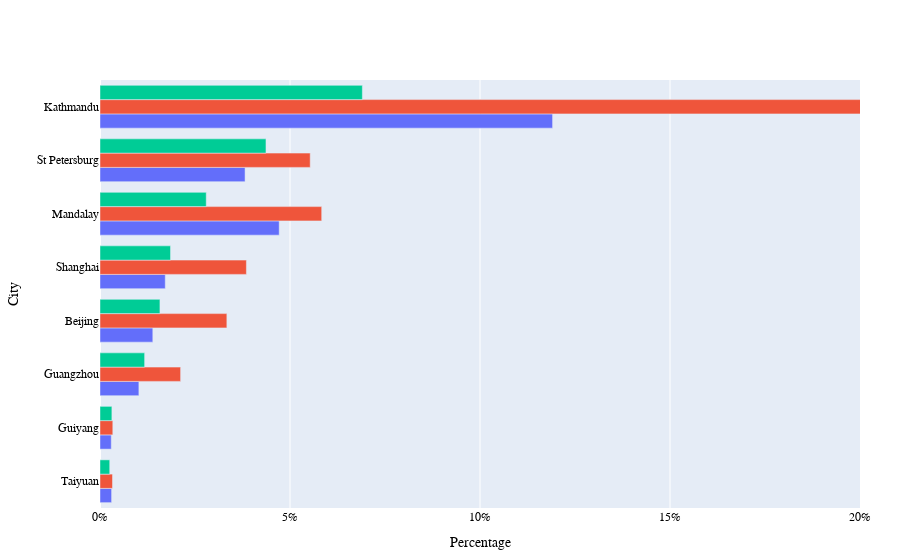

Write notebook code for a chart like this one.
### Code cell
city = city_inputs['city_name']
country = city_inputs['country_name']
try:
    oxford_full = pd.read_csv(global_inputs['oxford_global_source'])
    if city in oxford_full['Location'].values:
        create_national_shares_plot()
    else:
        print("City is not in oxford economics")
except Exception as e:
    print(f"An error occurred: {e}")

### Figure 1 — Plotly figure (JSON) as saved in the notebook; plotly's stock layout.template omitted (floating-point values rounded to 4 significant figures)
{"data": [{"alignmentgroup": "True", "hovertemplate": "Indicator=Population Share<br>Percentage=%{x}<br>City=%{y}<extra></extra>", "legendgroup": "Population Share", "marker": {"color": "#636efa", "pattern": {"shape": ""}}, "name": "Population Share", "offsetgroup": "Population Share", "orientation": "h", "showlegend": true, "textposition": "auto", "type": "bar", "x": [0.1191, 0.04716, 0.03817, 0.01717, 0.0139, 0.01023, 0.003051, 0.002962], "xaxis": "x", "y": ["Kathmandu", "Mandalay", "St Petersburg", "Shanghai", "Beijing", "Guangzhou", "Taiyuan", "Guiyang"], "yaxis": "y"}, {"alignmentgroup": "True", "hovertemplate": "Indicator=GDP Share<br>Percentage=%{x}<br>City=%{y}<extra></extra>", "legendgroup": "GDP Share", "marker": {"color": "#EF553B", "pattern": {"shape": ""}}, "name": "GDP Share", "offsetgroup": "GDP Share", "orientation": "h", "showlegend": true, "textposition": "auto", "type": "bar", "x": [0.2013, 0.05834, 0.05532, 0.03853, 0.03338, 0.02121, 0.003286, 0.003369], "xaxis": "x", "y": ["Kathmandu", "Mandalay", "St Petersburg", "Shanghai", "Beijing", "Guangzhou", "Taiyuan", "Guiyang"], "yaxis": "y"}, {"alignmentgroup": "True", "hovertemplate": "Indicator=Employment Share<br>Percentage=%{x}<br>City=%{y}<extra></extra>", "legendgroup": "Employment Share", "marker": {"color": "#00cc96", "pattern": {"shape": ""}}, "name": "Employment Share", "offsetgroup": "Employment Share", "orientation": "h", "showlegend": true, "textposition": "auto", "type": "bar", "x": [0.06904, 0.02796, 0.04368, 0.01856, 0.01577, 0.01175, 0.002559, 0.003127], "xaxis": "x", "y": ["Kathmandu", "Mandalay", "St Petersburg", "Shanghai", "Beijing", "Guangzhou", "Taiyuan", "Guiyang"], "yaxis": "y"}], "layout": {"autosize": true, "barmode": "group", "legend": {"title": {"text": "Indicator"}, "tracegroupgap": 0}, "margin": {"b": 40, "l": 40, "r": 40, "t": 80}, "showlegend": false, "title": {"font": {"color": "black", "family": "Arial", "size": 20}}, "xaxis": {"anchor": "y", "domain": [0, 1], "dtick": 0.05, "range": [0, 0.2], "tickfont": {"color": "black", "family": "Arial", "size": 12}, "tickformat": ".0%", "title": {"font": {"color": "black", "family": "Arial", "size": 14}, "text": "Percentage"}}, "yaxis": {"anchor": "x", "categoryorder": "total ascending", "domain": [0, 1], "tickfont": {"color": "black", "family": "Arial", "size": 12}, "title": {"font": {"color": "black", "family": "Arial", "size": 14}, "text": "City"}}}}
